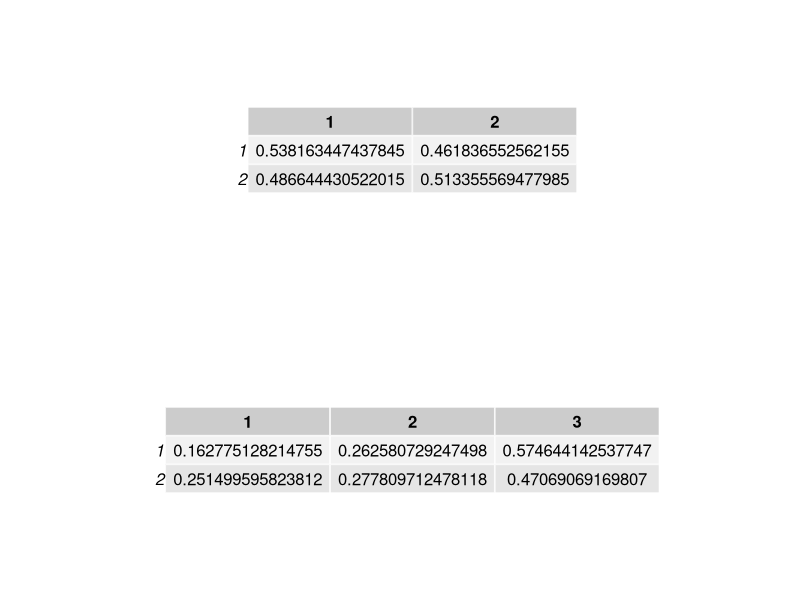

This figure's R source:

#assignment 3
# Nishit K Patel (nkp3@illinois.edu)

mypackages = c("gridExtra")   
tmp = setdiff(mypackages, rownames(installed.packages())) 
if (length(tmp) > 0) install.packages(tmp)

library("gridExtra")

myBW = function(x, A, B, w, n.iter = 100){
  # Input: 
  # x: T-by-1 observation sequence
  # A: initial estimate for mz-by-mz transition matrix
  # B: initial estimate for mz-by-mx emission matrix
  # w: initial estimate for mz-by-1 initial distribution over Z_1
  # Output MLE of A and B; we do not update w
  # list(A = A, B=B, w = w)
  
  for(i in 1:n.iter){
    update.para = BW.onestep(x, A, B, w)
    A = update.para$A
    B = update.para$B
  }
  return(list(A = A, B = B, w = w)) 
}


BW.onestep = function(x, A, B, w){
  # Input: 
  # x: T-by-1 observation sequence
  # A: current estimate for mz-by-mz transition matrix
  # B: current estimate for mz-by-mx emission matrix
  # w: current estimate for mz-by-1 initial distribution over Z_1
  # Output the updated parameters 
  # para = list(A = A1, B = B1)
  
  # We DO NOT update the initial distribution w
  
  T = length(x)
  mz = nrow(A)
  alp = forward.prob(x, A, B, w)
  beta = backward.prob(x, A, B, w)
  myGamma = array(0, dim=c(mz, mz, T-1))
  
  ###
  ## YOUR CODE: 
  ## Compute gamma_t(i,j), which are stored in myGamma
  ##
  #500 matrix of 2x2
  # for(t in 1:T-1){
  #   myGamma[,,t] <- (matrix(alp[t,]) %*% t(A %*% matrix(beta[t+1,]* B[,x[t+1]])))   
  # }
  
  for(t in 1:(T-1)){
    for(i in 1:mz){
      for (j in 1:mz){
        myGamma[i,j,t] = alp[t,i] * A[i,j] * B[j,x[t+1]] * beta[t+1,j]
      }
    }
  }
  
  
  A = rowSums(myGamma, dims = 2)
  A = A/rowSums(A)
  
  tmp = apply(myGamma, c(1, 3), sum)  # mz-by-(T-1)
  tmp = cbind(tmp, colSums(myGamma[, , T-1]))
  for(l in 1:mx){
    B[, l] = rowSums(tmp[, which(x==l)])
  }
  B = B/rowSums(B)
  return(list(A = A, B = B))
}


forward.prob = function(x, A, B, w){
  
  # Output the forward probability matrix alp 
  # alp: T by mz, (t, i) entry = P(x_{1:t}, Z_t = i)
  
  T = length(x)
  mz = nrow(A)
  alp = matrix(0, T, mz)
  
  # fill in the first row of alp
  alp[1, ] = w*B[, x[1]]
  
  # Recursively compute the remaining rows of alp
  for(t in 2:T){
    tmp = alp[t-1, ] %*% A
    alp[t, ] = tmp * B[, x[t]]
  }
  return(alp)
}

backward.prob = function(x, A, B, w){
  # Output the backward probability matrix beta
  # beta: T by mz, (t, i) entry = P(x_{(t+1):n} | Z_t = i)
  # for t=1, ..., n-1
  
  T = length(x)
  mz = nrow(A)
  beta = matrix(1, T, mz)
  
  # The last row of beta is all 1.
  # Recursively compute the previous rows of beta
  for(t in (T-1):1){
    tmp = as.matrix(beta[t+1, ] * B[, x[t+1]])  # make tmp a column vector
    beta[t, ] = t(A %*% tmp)
  }
  return(beta)
}


myViterbi <- function(obs, transition_mat, emission_mat, initial_mat){
  
  T <- length(obs)
  A <- transition_mat
  
  pi <- initial_mat
  B <- emission_mat
  
  #Initialization:
  delta <- matrix(data=NA, nrow=2, ncol=length(data$X))
  delta[1,1] <- log(pi[1]*B[1,data$X[1]])
  delta[2,1] <- log(pi[2]*B[2,data$X[1]])
  
  pis <- matrix(data=NA, nrow=2, ncol=length(data$X))
  
  
  for(t in 2:T) {
    delta[1,t] <- max(c(delta[1,t-1] + log(A[1,1]), delta[2,t-1] + log(A[2,1]))) + log(B[1,data$X[t]])
    delta[2,t] <- max(c(delta[1,t-1] + log(A[1,2]), delta[2,t-1] + log(A[2,2]))) + log(B[2,data$X[t]])
    
    pis[1,t] <- ifelse(delta[1,t-1] + log(A[1,1]) > delta[2,t-1] + log(A[2,1]), yes=1, no=2)
    pis[2,t] <- ifelse(delta[1,t-1] + log(A[1,2]) > delta[2,t-1] + log(A[2,2]), yes=1, no=2)
  }
  
  
  #Termination:
  prob_Sequence <- NULL
  prob_Sequence[T] <- ifelse(delta[1,T] > delta[2,T], yes=1, no=2)

  #Backtracking:
  for(t in (T-1):1) {
    prob_Sequence[t] <- pis[prob_Sequence[t+1],t+1]
  }
  prob_Sequence <- ifelse(prob_Sequence == 1, "A", "B")
  prob_Sequence
}

  
data = read.csv("Coding3_HMM_Data.csv")

mz=2; mx=3
ini.A = matrix(1, mz, mz)
ini.A = ini.A/rowSums(ini.A)
ini.B = matrix(1:6, mz, mx)
ini.B = ini.B/rowSums(ini.B)
ini.w = c(1/2, 1/2)

myout = myBW(data$X, ini.A, ini.B, ini.w, n.iter = 100)
myout.Z = myViterbi(data$X, myout$A, myout$B, ini.w)
write.table(myout.Z, file = "Coding3_HMM_Viterbi_Output.txt", 
            row.names = FALSE, col.names = FALSE)


df1 <- tableGrob(myout$A, rows = c("1","2"), cols = c("1","2"))
df2 <- tableGrob(myout$B, rows= c("1","2"), cols = c("1","2","3"))

# create pdf
pdf("AssignmentOutput_3_HMM.pdf", width=15,height=6)
grid.arrange(df1,df2, ncol = 1, nrow = 2)
dev.off()

